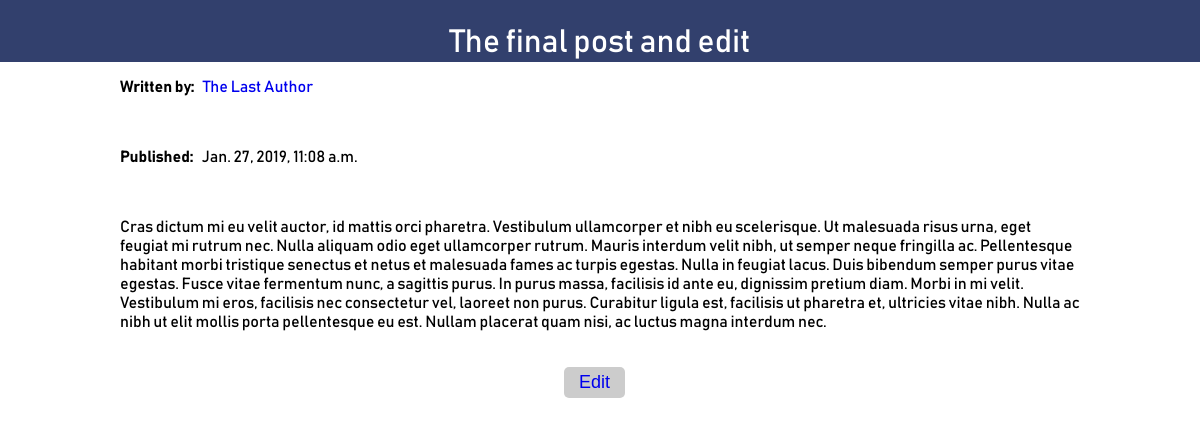
The page /blog/24/ on the database its author committed.
### blog/models.py (models this page shows, shortened)
class Post(models.Model):
    post_title=models.CharField(max_length=48)
    post_desc=models.TextField(max_length=200)
    author=models.ForeignKey(Author, on_delete=models.CASCADE)
    pub_date=models.DateTimeField('date published')

class Author(models.Model):
    author_name =models.CharField(max_length=48)
    author_bio = models.TextField(max_length=300)

### blog/views.py (the view)
# urls.py: path('<int:post_id>/',views.post, name='post'),
def post(request, post_id):
    postdex=get_object_or_404(Post, pk=post_id)
    return render(request, 'blog/post.html', {'post':postdex})

### blog/templates/blog/post.html (shortened to what this page needs)
<!doctype html>
{% load static %}
<head>
<link  rel="stylesheet" type="text/css" href="{% static 'blog/main.css' %}" >
</head>
<body>
<div id= "banner">
    <header>{{ post.post_title }}</header>
</div>
    <p><b>Written by:</b><a href="/blog/{{post.id}}/author"> &nbsp {{ post.author.author_name }}</a></p>
    <br>
    <p><b>Published:</b> &nbsp {{ post.pub_date }}</p>
    <br>
    <p>{{ post.post_desc }}</p>
    <br>
    <button class="button"><a href="/blog/{{post.id}}/edit">Edit</a></button>
</body>

### blog/static/blog/main.css (style rules this page uses)
html,body { width: 100%; height: 100%; margin: 0px; padding: 0px; overflow-x: hidden; }
#banner { background-color:#1c2c5e; width:100%; overflow:auto; color:white; opacity: 0.9; float:center; }
header { font-size:32px; text-align:center; padding-top:2%; }
a { text-decoration: none; -webkit-transition: all 0.5s ease; -moz-transition: all 0.5s ease; -o-transition: all 0.5s ease; -ms-transition: all 0.5s ease; transition: all 0.5s ease; }
body { background-color: #fff; width:100%; font-family: "Bahn"; }
input[type=submit], .button { padding:5px 15px; background:#ccc; border:0 none; cursor:pointer; border-radius: 5px; margin-left:47%; font-size:18px; }
p { font-size:16px; width: 80%; padding-top:0; margin-left:10%; box-sizing: border-box; resize:none; }

### rows shown on the page
Post: post_title "The final post and edit", author.author_name "The Last Author", pub_date "Jan. 27, 2019, 11:08 a.m.", post_desc "Cras dictum mi eu velit auctor, id mattis orci pharetra. Vestibulum ullamcorper et nibh eu scelerisque. Ut malesuada risus urna, eget feugiat mi rutrum nec. Nulla aliquam odio eget ullamcorper rutrum. Mauris interdum velit nibh, ut semper neque fringilla ac. Pellentesque habitant morbi tristique senectus et netus et malesuada fames ac turpis egestas. Nulla in feugiat lacus. Duis bibendum semper purus vitae egestas. Fusce vitae fermentum nunc, a sagittis purus. In purus massa, facilisis id ante eu, dignissim pretium diam. Morbi in mi velit. Vestibulum mi eros, facilisis nec consectetur vel, laoreet non purus. Curabitur ligula est, facilisis ut pharetra et, ultricies vitae nibh. Nulla ac nibh…"
